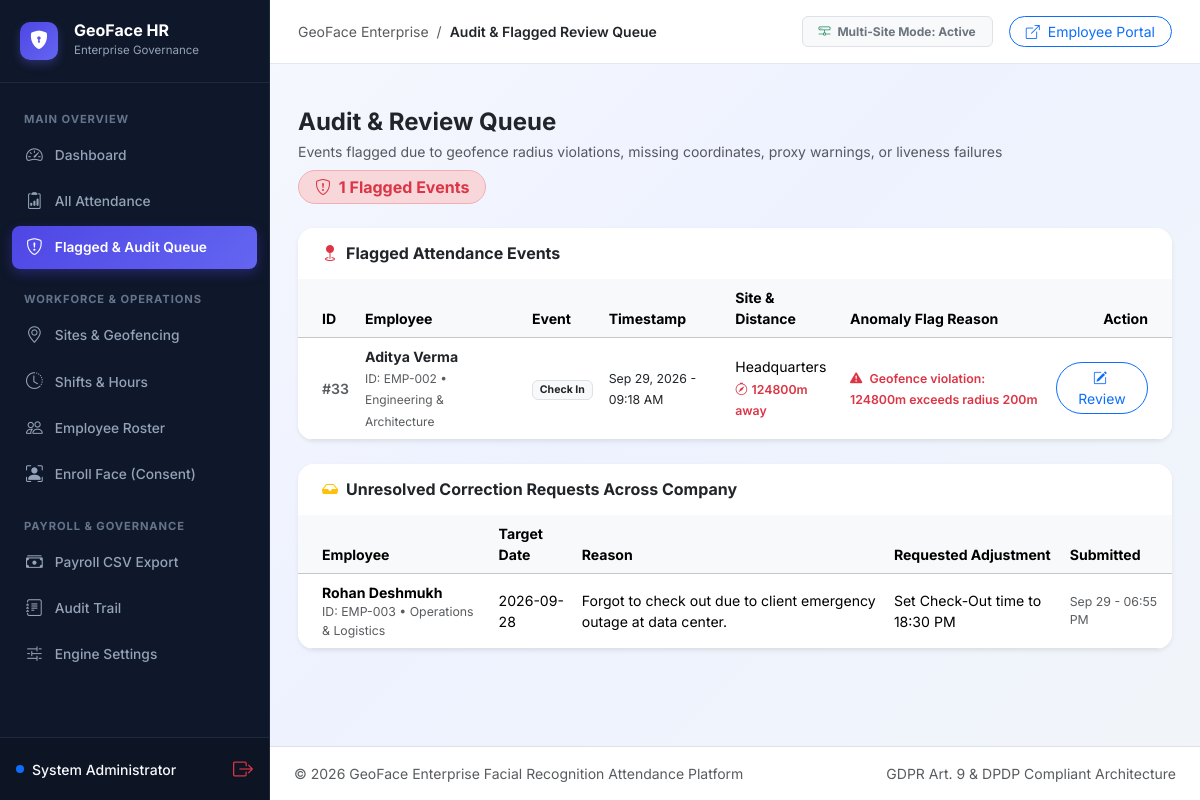
The page /admin/flagged-queue (signed in) on the database its author committed.
### tables this page shows
CREATE TABLE attendance_events (
            id INTEGER PRIMARY KEY AUTOINCREMENT,
            employee_id INTEGER NOT NULL,
            event_type TEXT NOT NULL,
            timestamp TEXT NOT NULL,
            latitude REAL,
            longitude REAL,
            address TEXT,
            site_id INTEGER,
            distance_from_site_meters REAL,
            within_geofence INTEGER DEFAULT 1,
            confidence REAL,
            liveness_passed INTEGER DEFAULT 1,
            geotagged_photo_path TEXT,
            status TEXT DEFAULT 'on_time',
            flagged INTEGER DEFAULT 0,
            flag_reason TEXT,
            reviewed_by INTEGER,
            review_note TEXT,
            created_at TEXT NOT NULL,
            FOREIGN KEY (employee_id) REFERENCES employees(id),
            FOREIGN KEY (site_id) REFERENCES sites(id)
        );

CREATE TABLE employees (
            id INTEGER PRIMARY KEY AUTOINCREMENT,
            name TEXT NOT NULL,
            employee_code TEXT UNIQUE NOT NULL,
            department_id INTEGER,
            site_id INTEGER,
            shift_id INTEGER,
            manager_id INTEGER,
            role TEXT DEFAULT 'employee',
            email TEXT UNIQUE,
            password_hash TEXT NOT NULL,
            active INTEGER DEFAULT 1,
            biometric_consent INTEGER DEFAULT 0,
            biometric_consent_timestamp TEXT,
            created_at TEXT NOT NULL,
            FOREIGN KEY (department_id) REFERENCES departments(id),
            FOREIGN KEY (site_id) REFERENCES sites(id),
            FOREIGN KEY (shift_id) REFERENCES shifts(id),
            FOREIGN KEY (manager_id) REFERENCES employees(id)
        );

CREATE TABLE departments (
            id INTEGER PRIMARY KEY AUTOINCREMENT,
            name TEXT NOT NULL,
            manager_id INTEGER,
            created_at TEXT NOT NULL
        );

CREATE TABLE correction_requests (
            id INTEGER PRIMARY KEY AUTOINCREMENT,
            employee_id INTEGER NOT NULL,
            attendance_date TEXT NOT NULL,
            reason TEXT NOT NULL,
            requested_change TEXT NOT NULL,
            status TEXT DEFAULT 'pending',
            reviewed_by INTEGER,
            review_note TEXT,
            reviewed_at TEXT,
            created_at TEXT NOT NULL,
            FOREIGN KEY (employee_id) REFERENCES employees(id),
            FOREIGN KEY (reviewed_by) REFERENCES employees(id)
        );

### blueprints/admin/routes.py (the view, shortened to what this page needs)
@admin_bp.route("/flagged")
@admin_bp.route("/flagged-queue")
@login_required_admin
def flagged_queue():
    conn = get_db_connection()
    c = conn.cursor()
    c.execute("""
        SELECT a.id, a.employee_id, a.event_type, a.timestamp, a.latitude, a.longitude,
               a.address, a.distance_from_site_meters, a.within_geofence, a.confidence,
               a.status, a.flagged, a.flag_reason, a.geotagged_photo_path, a.review_note,
               e.name, e.employee_code, d.name AS department_name, s.name AS site_name
        FROM attendance_events a
        JOIN employees e ON a.employee_id = e.id
        LEFT JOIN departments d ON e.department_id = d.id
        LEFT JOIN sites s ON a.site_id = s.id
        WHERE a.flagged = 1 OR a.status = 'flagged' OR a.within_geofence = 0
        ORDER BY a.timestamp DESC
    """)
    flagged_events = [dict(r) for r in c.fetchall()]
    for f in flagged_events:
        f["time_display"] = format_local_timestamp(f["timestamp"], include_year=True)
    c.execute("""
        SELECT cr.*, e.name, e.employee_code, d.name AS department_name
        FROM correction_requests cr
        JOIN employees e ON cr.employee_id = e.id
        LEFT JOIN departments d ON e.department_id = d.id
        WHERE cr.status = 'pending'
        ORDER BY cr.created_at DESC
    """)
    pending_corrections = [dict(r) for r in c.fetchall()]
    conn.close()
    for cr in pending_corrections:
        cr["created_display"] = format_local_timestamp(cr["created_at"], include_year=False)
    return render_template(
        "admin/flagged_queue.html",
        records=flagged_events,
        pending_corrections=pending_corrections
    )

### config.py (called while the page is built)
def format_local_timestamp(iso_val, include_year=True):
    if not iso_val:
        return "—"
    try:
        if isinstance(iso_val, str):
            clean_str = iso_val.replace("Z", "+00:00")
            dt = datetime.datetime.fromisoformat(clean_str)
        elif isinstance(iso_val, datetime.datetime):
            dt = iso_val
        else:
            return str(iso_val)
        if dt.tzinfo is None:
            dt = dt.replace(tzinfo=datetime.timezone.utc)
        local_dt = dt.astimezone()
        if include_year:
            return local_dt.strftime("%b %d, %Y - %I:%M %p")
        return local_dt.strftime("%b %d - %I:%M %p")
    except Exception:
        return str(iso_val)

### core/auth.py (called while the page is built, shortened)
def login_required_admin(f):
    @wraps(f)
    def decorated_function(*args, **kwargs):
        role = session.get("role")
        admin_id = session.get("admin_id")
        return f(*args, **kwargs)
    return decorated_function

### core/db.py (called while the page is built)
def get_db_connection(db_path=None):
    path = db_path or Config.DB_PATH
    conn = sqlite3.connect(path, timeout=30.0)
    conn.row_factory = sqlite3.Row
    try:
        conn.execute("PRAGMA journal_mode=WAL;")
        conn.execute("PRAGMA synchronous=NORMAL;")
    except Exception:
        pass
    return conn

### templates/admin/flagged_queue.html (shortened to what this page needs)
{% extends "admin/base_admin.html" %}
{% block page_title %}Audit & Flagged Review Queue{% endblock %}
{% block content %}
<div class="d-flex flex-wrap justify-content-between align-items-center mb-4 gap-2">
    <div>
        <h4 class="fw-bold mb-1 text-dark">Audit & Review Queue</h4>
        <p class="text-muted small mb-0">Events flagged due to geofence radius violations, missing coordinates, proxy warnings, or liveness failures</p>
    </div>
    <span class="badge bg-danger-subtle text-danger border border-danger-subtle px-3 py-2 fs-6 rounded-pill">
        <i class="bi bi-shield-exclamation me-1"></i> {{ records|length }} Flagged Events
    </span>
</div>
<div class="card border-0 shadow-sm rounded-4 bg-white overflow-hidden mb-4">
    <div class="card-header bg-white border-0 py-3 px-4">
        <h6 class="fw-bold mb-0 text-dark"><i class="bi bi-geo-fill text-danger me-2"></i>Flagged Attendance Events</h6>
    </div>
    <div class="table-responsive">
        <table class="table table-hover align-middle mb-0" style="font-size: 0.88rem;">
            <thead class="table-light text-secondary">
                <tr>
                    <th class="ps-4">ID</th>
                    <th>Employee</th>
                    <th>Event</th>
                    <th>Timestamp</th>
                    <th>Site & Distance</th>
                    <th>Anomaly Flag Reason</th>
                    <th class="text-end pe-4">Action</th>
                </tr>
            </thead>
            <tbody>
                {% if records %}
                    {% for r in records %}
                    <tr>
                        <td class="ps-4 text-muted fw-semibold">#{{ r.id }}</td>
                        <td>
                            <div class="fw-bold text-dark">{{ r.name }}</div>
                            <span class="text-muted" style="font-size: 0.75rem;">ID: {{ r.employee_code or '—' }} • {{ r.department_name or 'General' }}</span>
                        </td>
                        <td>
                            <span class="badge bg-light text-dark border">{{ r.event_type|replace('_', ' ')|title }}</span>
                        </td>
                        <td>
                            <span class="text-dark small">{{ r.time_display }}</span>
                        </td>
                        <td>
                            <div>{{ r.site_name or 'Headquarters' }}</div>
                            {% if r.distance_from_site_meters is not none %}
                            <span class="text-danger small fw-semibold">
                                <i class="bi bi-compass me-1"></i>{{ r.distance_from_site_meters|int }}m away
                            </span>
                            {% else %}
                            <span class="text-muted small">No GPS</span>
                            {% endif %}
                        </td>
                        <td>
                            <span class="text-danger small fw-semibold">
                                <i class="bi bi-exclamation-triangle-fill me-1"></i>
                                {{ r.flag_reason or r.review_note or 'Geofence violation or missing coordinates' }}
                            </span>
                        </td>
                        <td class="text-end pe-4">
                            <button type="button" class="btn btn-sm btn-outline-primary rounded-pill px-3 py-1" data-bs-toggle="modal" data-bs-target="#reviewModal{{ r.id }}">
                                <i class="bi bi-pencil-square me-1"></i> Review
                            </button>
                        </td>
                    </tr>
                    {% endfor %}
                {% endif %}
            </tbody>
        </table>
    </div>
</div>
{% if pending_corrections %}
<div class="card border-0 shadow-sm rounded-4 bg-white overflow-hidden">
    <div class="card-header bg-white border-0 py-3 px-4">
        <h6 class="fw-bold mb-0 text-dark"><i class="bi bi-inbox-fill text-warning me-2"></i>Unresolved Correction Requests Across Company</h6>
    </div>
    <div class="table-responsive">
        <table class="table table-hover align-middle mb-0" style="font-size: 0.88rem;">
            <thead class="table-light text-secondary">
                <tr>
                    <th class="ps-4">Employee</th>
                    <th>Target Date</th>
                    <th>Reason</th>
                    <th>Requested Adjustment</th>
                    <th>Submitted</th>
                </tr>
            </thead>
            <tbody>
                {% for cr in pending_corrections %}
                <tr>
                    <td class="ps-4">
                        <div class="fw-bold">{{ cr.name }}</div>
                        <div class="text-muted small">ID: {{ cr.employee_code }} • {{ cr.department_name }}</div>
                    </td>
                    <td>{{ cr.attendance_date }}</td>
                    <td>{{ cr.reason }}</td>
                    <td>{{ cr.requested_change }}</td>
                    <td class="text-muted small">{{ cr.created_display }}</td>
                </tr>
                {% endfor %}
            </tbody>
        </table>
    </div>
</div>
{% endif %}
{% endblock %}

### static/css/style.css (style rules this page uses)
:root { --primary: #4f46e5; --primary-hover: #4338ca; --primary-light: #e0e7ff; --success: #10b981; --success-light: #d1fae5; --warning: #f59e0b; --warning-light: #fef3c7; --danger: #ef4444; --danger-light: #fee2e2; --dark: #0f172a; --slate-800: #1e293b; --slate-700: #334155; --slate-600: #475569; --slate-500: #64748b; --slate-400: #94a3b8; --slate-200: #e2e8f0; --slate-100: #f1f5f9; --bg-gradient: linear-gradient(135deg, #f8fafc 0%, #eef2ff 50%, #f1f5f9 100%); --card-bg: rgba(255, 255, 255, 0.95); --card-shadow: 0 10px 25px -5px rgba(0, 0, 0, 0.05), 0 8px 10px -6px rgba(0, 0, 0, 0.03); --card-shadow-hover: 0 20px 30px -10px rgba(79, 70, 229, 0.12); --radius-lg: 16px; --radius-md: 12px; --radius-sm: 8px; }
* { box-sizing: border-box; }
body { margin: 0; padding: 0; font-family: 'Inter', -apple-system, BlinkMacSystemFont, 'Segoe UI', Roboto, sans-serif; background: var(--bg-gradient); background-attachment: fixed; color: var(--slate-800); min-height: 100vh; -webkit-font-smoothing: antialiased; }

### templates/admin/base_admin.html (style rules this page uses)
:root { --admin-primary: #4f46e5; --admin-primary-hover: #4338ca; --admin-accent: #6366f1; --admin-sidebar-bg: #0f172a; --admin-sidebar-border: #1e293b; }
body { background-color: #f8fafc; color: #1e293b; font-family: 'Inter', system-ui, -apple-system, sans-serif; }

### rows shown on the page
attendance_events: id "33", name "Aditya Verma", employee_code "EMP-002", name "Engineering & Architecture", event_type "Check In", time_display "Sep 29, 2026 - 09:18 AM", site_name "Headquarters", distance_from_site_meters "124800", flag_reason "Geofence violation: 124800m exceeds radius 200m"
correction_requests: name "Rohan Deshmukh", employee_code "EMP-003", department_name "Operations & Logistics", attendance_date "2026-09-28", reason "Forgot to check out due to client emergency outage at data center.", requested_change "Set Check-Out time to 18:30 PM", created_display "Sep 29 - 06:55 PM"

### other values the page prints
{{ session.get('admin_name', 'Administrator') }} "System Administrator"
{{ records|length }} "1"
